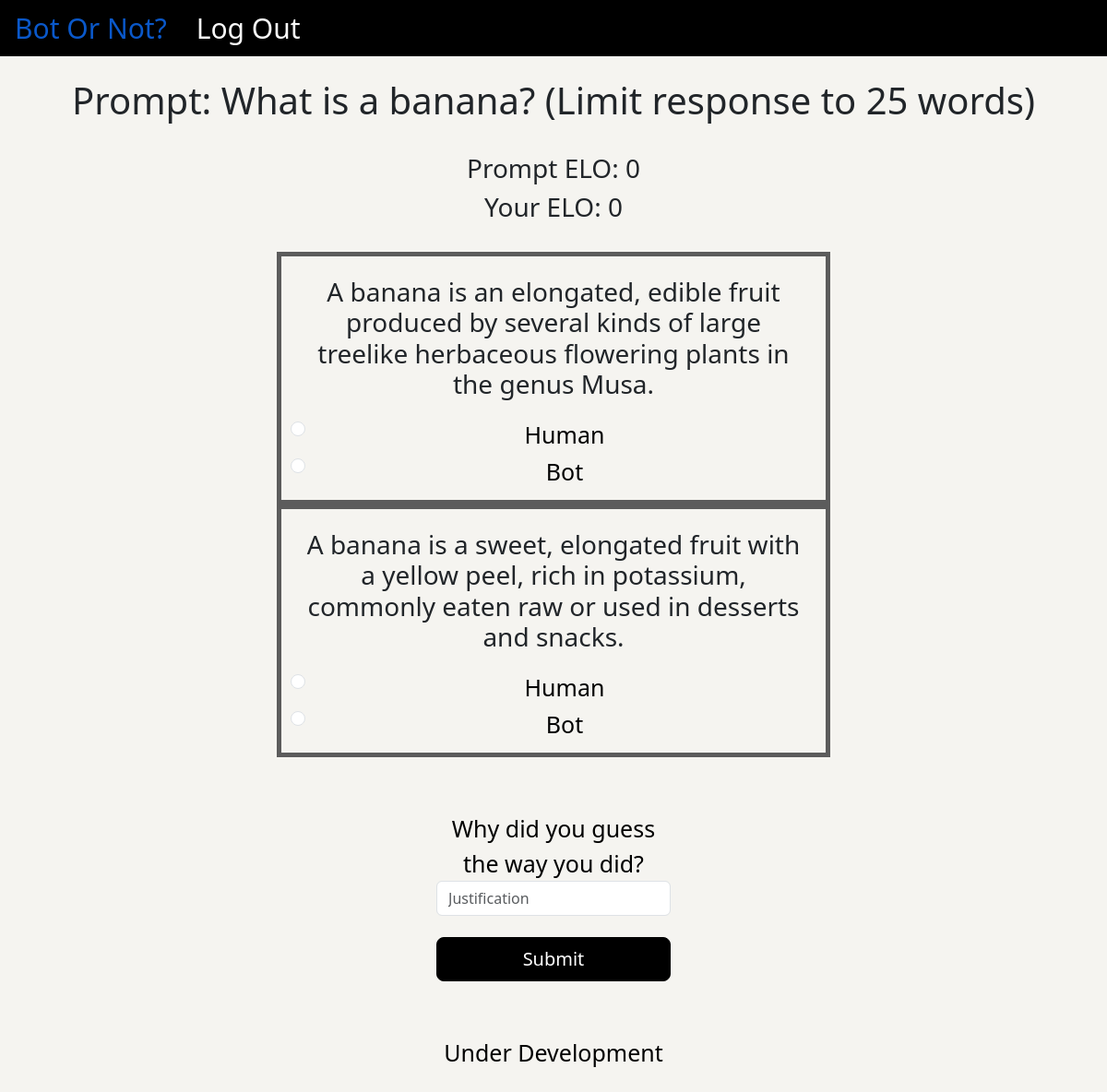
/game (signed in), run on an earlier commit of the app's database.
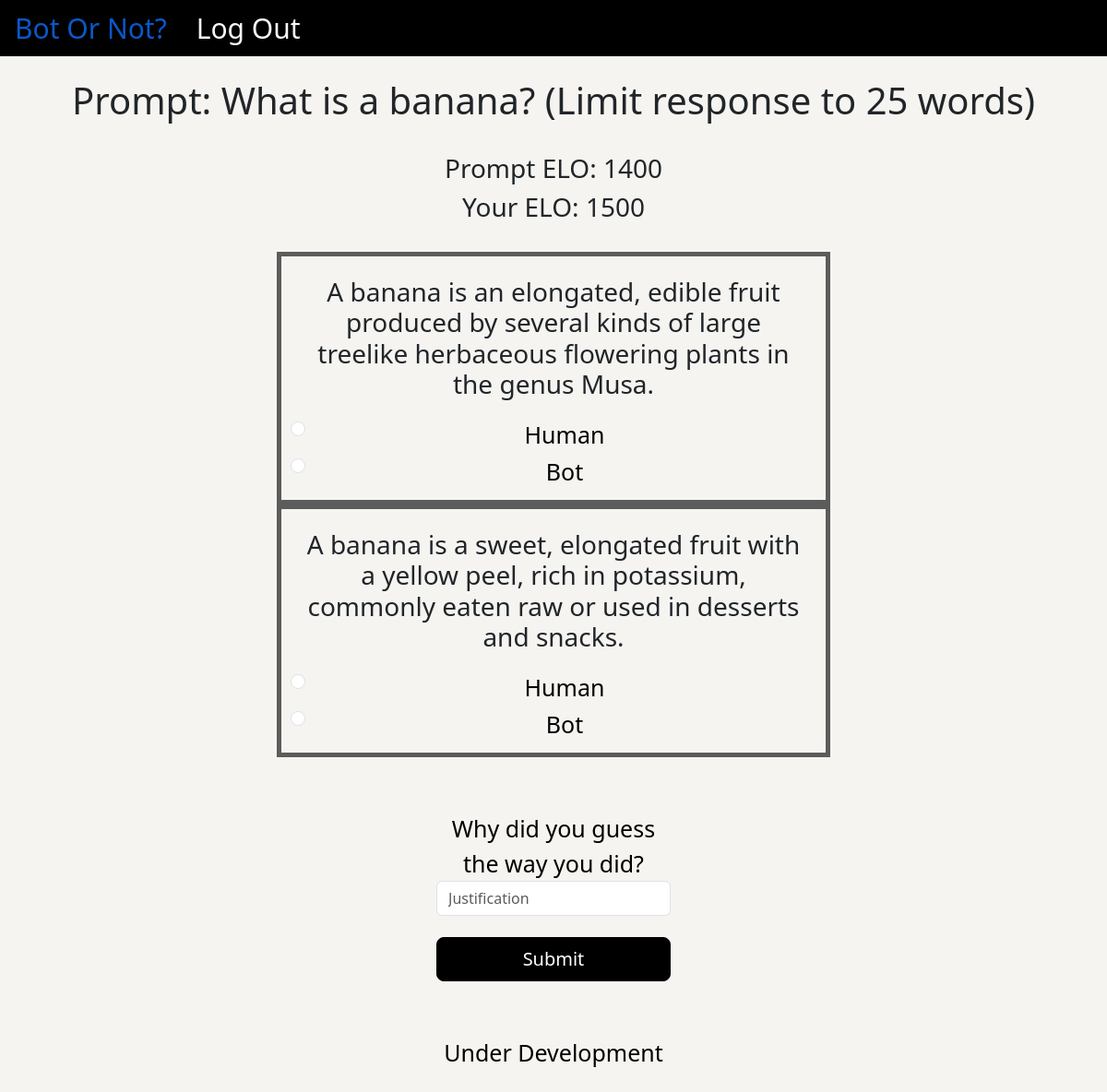
And on a later commit of the database.
### tables this page shows
CREATE TABLE prompts (
    id INTEGER PRIMARY KEY AUTOINCREMENT,
    created TIMESTAMP NOT NULL DEFAULT CURRENT_TIMESTAMP,
    username TEXT NOT NULL,
    text TEXT NOT NULL,
    elo INTEGER NOT NULL DEFAULT 0
);

CREATE TABLE users (
    id INTEGER PRIMARY KEY AUTOINCREMENT,
    created TIMESTAMP NOT NULL DEFAULT CURRENT_TIMESTAMP,
    username TEXT NOT NULL,
    password TEXT NOT NULL,
    elo INTEGER NOT NULL DEFAULT 0
);

CREATE TABLE humanText (
    id INTEGER PRIMARY KEY AUTOINCREMENT,
    created TIMESTAMP NOT NULL DEFAULT CURRENT_TIMESTAMP,
    username TEXT NOT NULL,
    text TEXT NOT NULL,
    elo INTEGER NOT NULL DEFAULT 0
);

CREATE TABLE botText (
    id INTEGER PRIMARY KEY AUTOINCREMENT,
    created TIMESTAMP NOT NULL DEFAULT CURRENT_TIMESTAMP,
    username TEXT NOT NULL,
    text TEXT NOT NULL,
    elo INTEGER NOT NULL DEFAULT 0
);

### app.py (the view, shortened to what this page needs)
@app.route('/game', methods=["GET", "POST"])
def game():
    if "user_id" not in session:
        flash('Please create an account first.')
        return redirect("/")
    user_id = session["user_id"]
    conn = get_db_connection()
    user = conn.execute("SELECT * FROM users WHERE id = ?", (user_id,)).fetchone()
    format = random.randint(1,2)
    promptIndices = conn.execute('SELECT COUNT(*) AS prompt_count FROM prompts').fetchone()['prompt_count']
    promptIndex = random.randint(1,promptIndices)
    prompt = conn.execute('SELECT * FROM prompts WHERE id = ?',(promptIndex,)).fetchone()
    if format == 1:
        """ Bot Human """
        text1 = conn.execute('SELECT * FROM botText WHERE id = ?',(promptIndex,)).fetchone()
        text2 = conn.execute('SELECT * FROM humanText WHERE id = ?',(promptIndex,)).fetchone()
    else:
        text1 = conn.execute('SELECT * FROM humanText WHERE id = ?',(promptIndex,)).fetchone()
        text2 = conn.execute('SELECT * FROM botText WHERE id = ?',(promptIndex,)).fetchone()
    conn.close()
    return render_template('game.html',text1=text1, text2=text2, prompt=prompt,user=user)

### app.py (called while the page is built)
def get_db_connection():
    conn = sqlite3.connect('site.db')
    conn.row_factory = sqlite3.Row
    return conn

### templates/game.html (shortened to what this page needs)
{% extends "base.html" %}
{% block main %}
<div class="container-fluid">
    <div class="text-center row">
        <h1 class="game-padding">Prompt: {{ prompt['text'] }}</h1>
    </div>
    <div class="row center">
        <h3>Prompt ELO: {{ prompt['elo'] }}</h3>
        <h3>Your ELO: {{ user['elo'] }}</h3>
    </div>
    <form action="/game" method="POST">
        <div class="text-center row game-padding">
            <div class="col">
                <div class="text-card">
                    <h3 class="game-padding">{{ text1['text'] }}</h3>
                    <div class="form-check">
                        <input class="form-check-input" type="radio" name="response1" value="human1" id="response1">
                        <label class="form-check-label game-text" for="response1">
                        Human
                        </label>
                    </div>
                    <div class="form-check">
                        <input class="form-check-input" type="radio" name="response1" value="bot1" id="response1">
                        <label class="form-check-label game-text" for="response1">
                        Bot
                        </label>
                    </div>
                </div>
            </div>
            <div class="col">
                <div class="text-card">
                    <h3 class="game-padding">{{ text2['text'] }}</h3>
                    <div class="form-check">
                        <input class="form-check-input" type="radio" name="response2" value="human2" id="response2">
                        <label class="form-check-label game-text" for="response2">
                        Human
                        </label>
                    </div>
                    <div class="form-check">
                        <input class="form-check-input" type="radio" name="response2" value="bot2" id="response2">
                        <label class="form-check-label game-text" for="response2">
                        Bot
                        </label>
                    </div>
                </div>
            </div>
        </div>
        <div class="col game-padding center">
            <div class="row form-group game-padding center">
                <label for="formGroupExampleInput" class="game-text large-tight">Why did you guess the way you did?</label>
                <input type="text" class="form-control large-tight" id="justification" placeholder="Justification">
            </div>
            <div class="row game-padding center">
                <button class="btn btn-primary btn-lg large-tight" type="submit">Submit</button>
            </div>
        </div>
    </form>
</div>
{% endblock %}

### templates/base.html (shortened to what this page needs)
<!DOCTYPE html>
<html lang="en">
<head>
    <link href="https://cdn.jsdelivr.net/npm/bootstrap@5.3.3/dist/css/bootstrap.min.css" rel="stylesheet"
>
    <link href="/static/styles.css" rel="stylesheet">
</head>
<body class="fill container-fluid">
    <div class="container-fluid navigation-bar">
        {% if session["user_id"] %}
        <nav class="nav">
            <a class="nav-link navigation-bar" href="/game">Bot Or Not?</a>
            <a class="nav-link navigation-bar ml-auto mr-1" href="/logout">Log Out</a>
        </nav>
        {% else %}
        <nav class="nav">
            <a class="nav-link active navigation-bar" href="/">Bot Or Not?</a>
            <a class="nav-link navigation-bar" href="/login">Login</a>
            <a class="nav-link navigation-bar" href="/register">Register</a>
        </nav>
        {% endif %}
    </div>
    <main class="container-fluid text-center">
        {% block main %}{% endblock %}
    </main>
    <footer class=" text-center game-text game-padding">
        Under Development
    </footer>
</body>
</html>

### static/styles.css (style rules this page uses)
.container-fluid { width: 100%; max-width: none; padding-left: 0; padding-right: 0; background-color: #f5f4f0; }
.btn, .btn-primary { background-color: #000000 !important; border-color: #000000 !important; }
.navigation-bar { background-color: #000000; color: #f9f9f9; font-size: 30px; }
.game-text { color: #000000; font-size: 25px; }
.game-padding { padding-left: 2%; padding-right: 2%; padding-top: 2%; padding-bottom: 2%; }
.text-card { width: 600px; height: auto; min-height: 60px; margin: auto; border: 5px solid rgb(92, 92, 92); background-color: solid rgb(77, 77, 77); padding:10px; word-wrap:break-word; }
.large-tight { width: 500px; }
.center { margin: auto; width: 50%; }

What changed in the data, as far as the page shows it:
changed prompts "What is a banana? (Limit response to 25 words)": elo "0" → "1400"
changed users: elo "0" → "1500"
